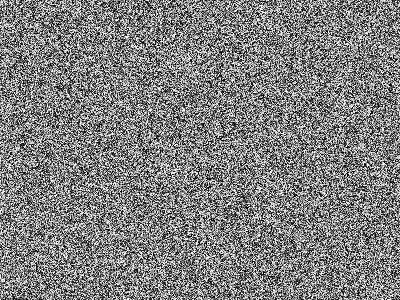
#> input picture RandomGray.png, 400 x 300 px
$ python opencv_image1.py
#> lines starting #> are read from the running program, lines starting #| are printed output that depends on the picture; after the words box and inside, x2 and y2 are one past the last pixel; in counts of white or black regions, pixels touching at a corner belong together
import random
import numpy as np
import cv2

def random_string():
	str_digits = '0123456789'
	str_lowercase= 'abcdefghijklmnopqrstuvwxyz'
	str_uppercase = 'ABCDEFGHIJKLMNOPQRSTUVWXYZ'
	str_all = str_digits +  str_lowercase + str_uppercase

	string = random.sample(str_all,5)

	randomstring = ''.join(string)

	return randomstring


img = cv2.imread('RandomGray.png')
#> img is the input picture: shape (300, 400, 3); min 0, max 255, mean 127.6

font = cv2.FONT_HERSHEY_SIMPLEX
cv2.putText(img,random_string(),(100,100), font, 1,(0,0,255),2)
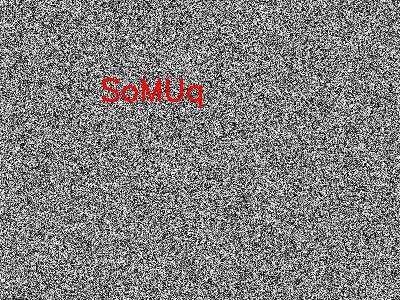
#> img: shape (300, 400, 3); 0.71% of pixels changed, all inside (x1, y1, x2, y2) = (102, 78, 202, 109)
cv2.imwrite('image1.jpg', img)
